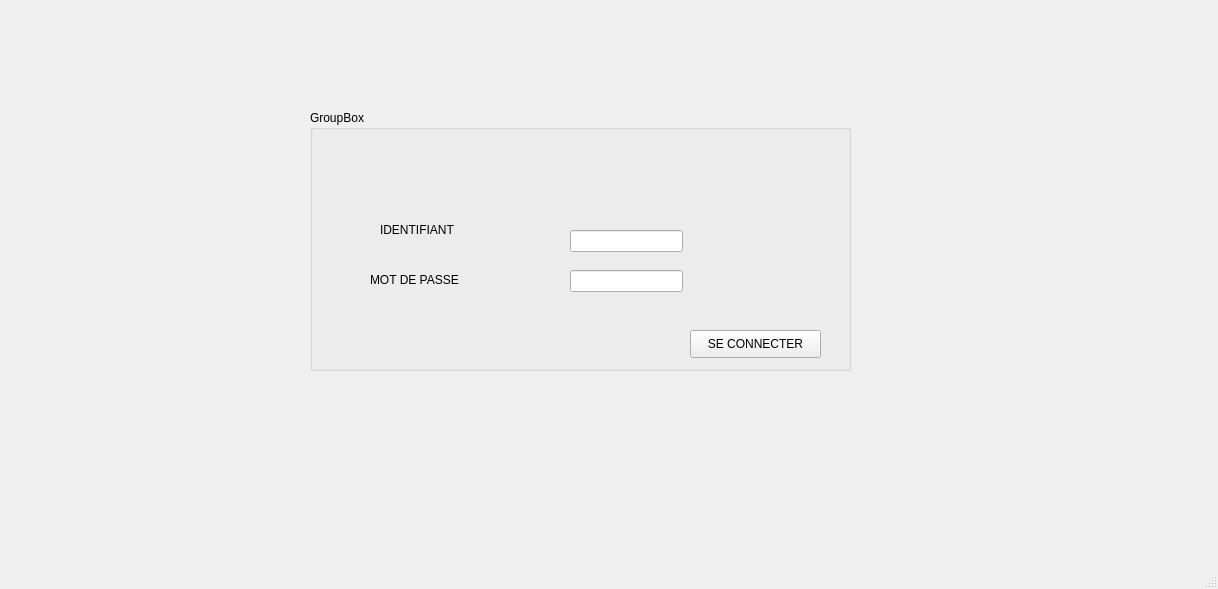
<?xml version="1.0" encoding="UTF-8"?>
<ui version="4.0">
 <class>login</class>
 <widget class="QMainWindow" name="login">
  <property name="geometry">
   <rect>
    <x>0</x>
    <y>0</y>
    <width>1218</width>
    <height>589</height>
   </rect>
  </property>
  <property name="windowTitle">
   <string>MainWindow</string>
  </property>
  <widget class="QWidget" name="centralwidget">
   <widget class="QGroupBox" name="groupBox">
    <property name="geometry">
     <rect>
      <x>310</x>
      <y>110</y>
      <width>541</width>
      <height>261</height>
     </rect>
    </property>
    <property name="title">
     <string>GroupBox</string>
    </property>
    <widget class="QPushButton" name="pushButton_login">
     <property name="geometry">
      <rect>
       <x>380</x>
       <y>220</y>
       <width>131</width>
       <height>28</height>
      </rect>
     </property>
     <property name="text">
      <string>SE CONNECTER</string>
     </property>
    </widget>
    <widget class="QLineEdit" name="lineEdit_password">
     <property name="geometry">
      <rect>
       <x>260</x>
       <y>160</y>
       <width>113</width>
       <height>22</height>
      </rect>
     </property>
    </widget>
    <widget class="QLineEdit" name="lineEdit_username">
     <property name="geometry">
      <rect>
       <x>260</x>
       <y>120</y>
       <width>113</width>
       <height>22</height>
      </rect>
     </property>
    </widget>
    <widget class="QLabel" name="label">
     <property name="geometry">
      <rect>
       <x>70</x>
       <y>110</y>
       <width>81</width>
       <height>20</height>
      </rect>
     </property>
     <property name="text">
      <string>IDENTIFIANT</string>
     </property>
    </widget>
    <widget class="QLabel" name="label_2">
     <property name="geometry">
      <rect>
       <x>60</x>
       <y>160</y>
       <width>91</width>
       <height>20</height>
      </rect>
     </property>
     <property name="text">
      <string>MOT DE PASSE</string>
     </property>
    </widget>
   </widget>
  </widget>
  <widget class="QMenuBar" name="menubar">
   <property name="geometry">
    <rect>
     <x>0</x>
     <y>0</y>
     <width>1218</width>
     <height>26</height>
    </rect>
   </property>
  </widget>
  <widget class="QStatusBar" name="statusbar"/>
 </widget>
 <resources/>
 <connections/>
</ui>
